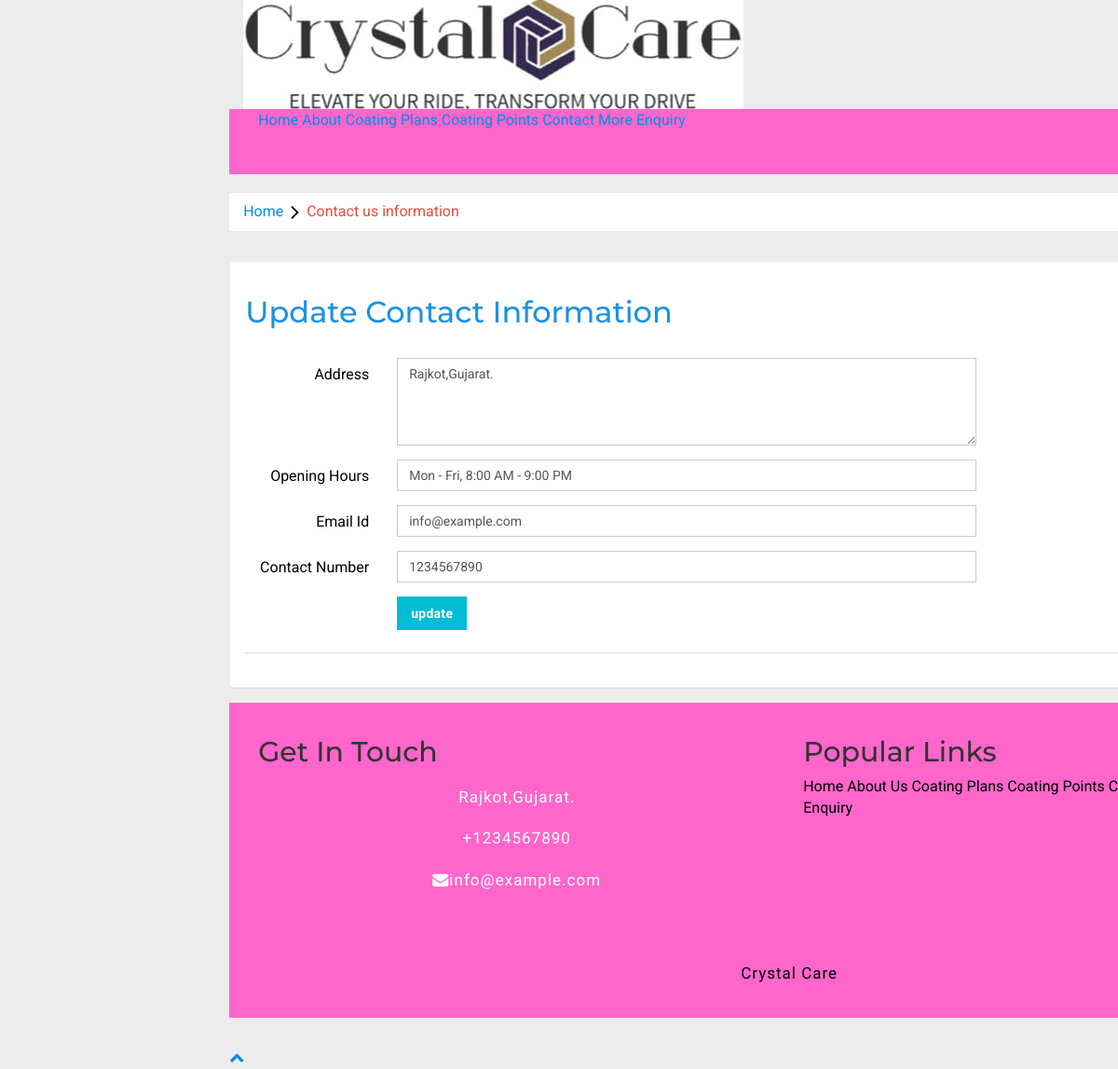
/Admin/contact.php (signed in), run on the app's committed database.
### tables this page shows
CREATE TABLE `tblpages` (
  `id` int(11) NOT NULL,
  `type` varchar(255) DEFAULT '',
  `detail` longtext DEFAULT NULL,
  `openignHrs` varchar(255) DEFAULT NULL,
  `phoneNumber` bigint(20) DEFAULT NULL,
  `emailId` varchar(120) DEFAULT NULL
);

### Admin/contact.php (the view, shortened to what this page needs)
<?php
if (strlen($_SESSION['alogin']) == 0) {
    header('location:index.php');
} else {
?>
<!DOCTYPE HTML>
<html>
<head>
<link href="css/bootstrap.min.css" rel='stylesheet' type='text/css' />
<link href="css/style.css" rel='stylesheet' type='text/css' />
<link rel="stylesheet" href="css/morris.css" type="text/css"/>
<link href="css/font-awesome.css" rel="stylesheet">
<link rel="stylesheet" href="css/icon-font.min.css" type='text/css' />
</head>
<body>
   <div class="page-container">
<div class="left-content">
	   <div class="mother-grid-inner">
<?php include('includes/header.php');?>
				</div>
	<ol class="breadcrumb">
                <li class="breadcrumb-item"><a href="dashboard.php">Home</a><i class="fa fa-angle-right"></i>Contact us information</li>
            </ol>
 	<div class="grid-form">
  <div class="grid-form1">
  	       <h3>Update Contact Information</h3>
<?php
$mysqli = new mysqli("localhost", "root", "", "ccms");
$sql = "SELECT * FROM tblpages WHERE type='contact'";
$result = $mysqli->query($sql);
if ($result) {
    while ($row = $result->fetch_object()) {
   ?>
  	         <div class="tab-content">
						<div class="tab-pane active" id="horizontal-form">
							<form class="form-horizontal" name="washingpoint" method="post" enctype="multipart/form-data">
<div class="form-group">
									<label for="focusedinput" class="col-sm-2 control-label">Address</label>
									<div class="col-sm-8">
										<textarea class="form-control" name="address" id="address" placeholder="Address" required rows="4"><?php   echo $row->detail; ?></textarea>
									</div>
								</div>
								<div class="form-group">
									<label for="focusedinput" class="col-sm-2 control-label">Opening Hours</label>
									<div class="col-sm-8">
										<input type="text" class="form-control" name="openinghrs" id="openinghrs" placeholder="Opening Hour" value="<?php   echo $row->openignHrs; ?>" required>
									</div>
								</div>
<div class="form-group">
									<label for="focusedinput" class="col-sm-2 control-label">Email Id</label>
									<div class="col-sm-8">
										<input type="email" class="form-control" name="emailid" id="emailid" placeholder="Email Id" required value="<?php   echo $row->emailId; ?>">
									</div>
								</div>
<div class="form-group">
									<label for="focusedinput" class="col-sm-2 control-label">Contact Number</label>
									<div class="col-sm-8">
										<input type="text" class="form-control" name="contactno" id="contactno" placeholder="Contact Number" required value="<?php   echo $row->phoneNumber; ?>">
									</div>
								</div>
								<div class="row">
			<div class="col-sm-8 col-sm-offset-2">
				<button type="submit" name="update" class="btn-primary btn">Update</button>
			</div>
		</div>
					</div>
     <?php } } ?>
      <div class="panel-footer">
	 </div>
  </div>
 	</div>
<?php include('includes/footer.php');?>
</div>
</div>
</body>
</html>
<?php } ?>

### includes/footer.php (shortened to what this page needs)
<div class="b footer">
            <div class="container">
                <div class="row">
                    <div class="col-lg-6 col-md-6">
                        <div class="footer-contact">
                            <h2>Get In Touch</h2>
                            <?php
    $mysqli = new mysqli("localhost", "root", "", "ccms");
$sql = "SELECT * FROM tblpages WHERE type='contact'";
$query = $mysqli->query($sql);
if ($query) {
    while ($result = $query->fetch_object()) {
?>
<p><i class="fa fa-map-marker-alt"></i><?php echo $result->detail; ?></p>
<p><i class="fa fa-phone-alt"></i>+<?php echo $result->phoneNumber; ?></p>
<p><i class="fa fa-envelope"></i><?php echo $result->emailId; ?></p>
<?php
    }
}
?>
                            <div class="footer-social">
                                <a class="btn" href="https://www.facebook.com/"><i class="fab fa-facebook-f"></i></a>
                                <a class="btn" href="https://www.youtube.com/"><i class="fab fa-youtube"></i></a>
                                <a class="btn" href="https://www.instagram.com/"><i class="fab fa-instagram"></i></a>
                            </div>
                        </div>
                    </div>
                    <div class="col-lg-5 col-md-6">
                        <div class="footer-link">
                            <h2>Popular Links</h2>
                              <a href="index.php">Home</a>
                            <a href="about.php">About Us</a>
                            <a href="coating-plans.php">Coating Plans</a>
                            <a href="location.php">Coating Points</a>
                            <a href="contact.php">Contact Us</a>
                            <a href="more-enquire.php">More Enquiry</a>
                        </div>
                    </div>
                </div>
            </div>
            <div class="container copyright">
                <p><a href="index.php">Crystal Care</a></p>
            </div>
        </div>
      </div>
        <a href="#" class="back-to-top"><i class="fa fa-chevron-up"></i></a>

### includes/footer.php (style rules this page uses)
.b { background-color:#ff66cc; }

### data on the page
tblpages: address "Rajkot,Gujarat.", openinghrs "Mon - Fri, 8:00 AM - 9:00 PM", emailid "info@example.com", contactno "1234567890", detail "Rajkot,Gujarat.", phoneNumber "1234567890", emailId "info@example.com"
